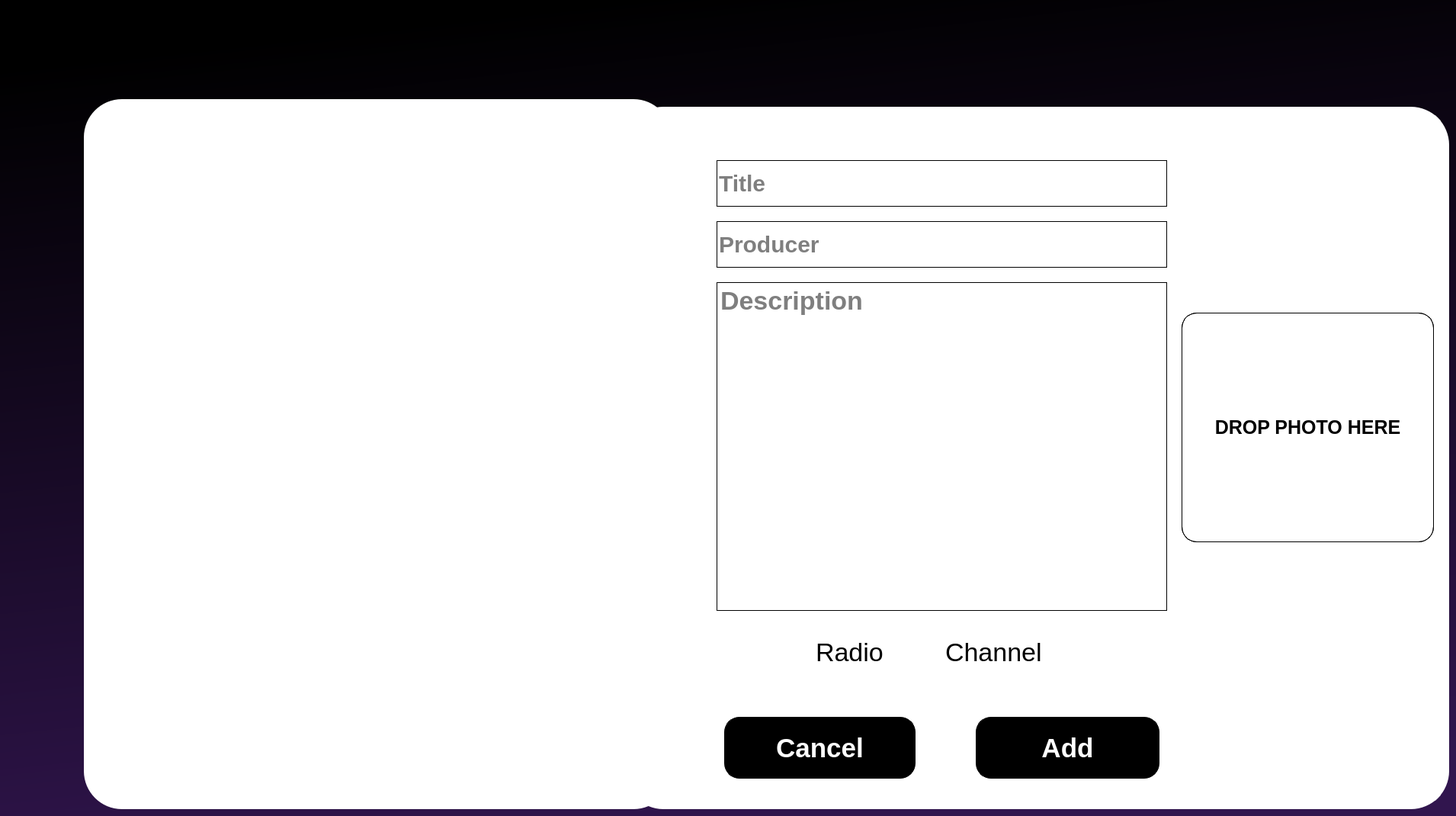
   <widget class="QWidget" name="addchannel">
    <property name="styleSheet">
     <string notr="true">background-color: qlineargradient(spread:pad, x1:0.426227, y1:0, x2:0.625, y2:1, stop:0 rgba(0, 0, 0, 255), stop:1 rgba(49, 21, 78, 255));</string>
    </property>
    <widget class="QLabel" name="label_13M">
     <property name="geometry">
      <rect>
       <x>820</x>
       <y>140</y>
       <width>1081</width>
       <height>921</height>
      </rect>
     </property>
     <property name="styleSheet">
      <string notr="true">  border: 10px solid white;
border-radius:50px;
border-color:white;
background-color:white;</string>
     </property>
     <property name="text">
      <string/>
     </property>
    </widget>
    <widget class="QLineEdit" name="IDM">
     <property name="geometry">
      <rect>
       <x>1170</x>
       <y>220</y>
       <width>0</width>
       <height>0</height>
      </rect>
     </property>
    </widget>
    <widget class="QRadioButton" name="radioButtonM">
     <property name="geometry">
      <rect>
       <x>1050</x>
       <y>820</y>
       <width>201</width>
       <height>71</height>
      </rect>
     </property>
     <property name="styleSheet">
      <string notr="true"> background-color: transparent;
    border: none;

 font-family: Ms Shell Dlg;
color:black;
font-size: 34px; 
                    </string>
     </property>
     <property name="text">
      <string>Radio</string>
     </property>
    </widget>
    <widget class="QPushButton" name="addButtonM">
     <property name="geometry">
      <rect>
       <x>1280</x>
       <y>940</y>
       <width>241</width>
       <height>81</height>
      </rect>
     </property>
     <property name="styleSheet">
      <string notr="true">#addButtonM {
    font-family: &quot;Ms Shell Dlg&quot;;
    font-size: 35px; 
    font-weight: bold; 
    background-color: black;
    color: white;
    border: 1px solid black;
    border-radius: 20px;
}

#addButtonM:hover {
    background-color: #03224c ;
}
</string>
     </property>
     <property name="text">
      <string>Add</string>
     </property>
    </widget>
    <widget class="QTextEdit" name="textEditM">
     <property name="geometry">
      <rect>
       <x>940</x>
       <y>370</y>
       <width>591</width>
       <height>431</height>
      </rect>
     </property>
     <property name="styleSheet">
      <string notr="true">
 font-family: Ms Shell Dlg;
color:black;

                     font-size: 34px; 
                     font-weight: bold; 
                     
                     background-color: transparent;
                     color: black;
                     border: 1px solid black;
border-radius:0;

</string>
     </property>
     <property name="html">
      <string>&lt;!DOCTYPE HTML PUBLIC &quot;-//W3C//DTD HTML 4.0//EN&quot; &quot;http://www.w3.org/TR/REC-html40/strict.dtd&quot;&gt;
&lt;html&gt;&lt;head&gt;&lt;meta name=&quot;qrichtext&quot; content=&quot;1&quot; /&gt;&lt;style type=&quot;text/css&quot;&gt;
p, li { white-space: pre-wrap; }
&lt;/style&gt;&lt;/head&gt;&lt;body style=&quot; font-family:'Ms Shell Dlg'; font-size:34px; font-weight:600; font-style:normal;&quot;&gt;
&lt;p style=&quot;-qt-paragraph-type:empty; margin-top:0px; margin-bottom:0px; margin-left:0px; margin-right:0px; -qt-block-indent:0; text-indent:0px; font-family:'MS Shell Dlg 2'; font-size:7.8pt; font-weight:400;&quot;&gt;&lt;br /&gt;&lt;/p&gt;&lt;/body&gt;&lt;/html&gt;</string>
     </property>
     <property name="placeholderText">
      <string>Description</string>
     </property>
    </widget>
    <widget class="QPushButton" name="cancelButtonM">
     <property name="geometry">
      <rect>
       <x>950</x>
       <y>940</y>
       <width>251</width>
       <height>81</height>
      </rect>
     </property>
     <property name="styleSheet">
      <string notr="true">#cancelButtonM{
    font-family: &quot;Ms Shell Dlg&quot;;
    font-size: 35px; 
    font-weight: bold; 
    background-color: black;
    color: white;
    border: 1px solid black;
    border-radius: 20px;
}

#cancelButtonM:hover {
    background-color: #03224c ;
}
</string>
     </property>
     <property name="text">
      <string>Cancel</string>
     </property>
    </widget>
    <widget class="QRadioButton" name="radioButton_2M">
     <property name="geometry">
      <rect>
       <x>1220</x>
       <y>820</y>
       <width>201</width>
       <height>71</height>
      </rect>
     </property>
     <property name="styleSheet">
      <string notr="true"> background-color: transparent;
    border: none;

 font-family: Ms Shell Dlg;
color:black;
font-size: 34px; </string>
     </property>
     <property name="text">
      <string>Channel</string>
     </property>
    </widget>
    <widget class="QLineEdit" name="TitleM">
     <property name="geometry">
      <rect>
       <x>940</x>
       <y>210</y>
       <width>591</width>
       <height>61</height>
      </rect>
     </property>
     <property name="styleSheet">
      <string notr="true">
 font-family: Ms Shell Dlg;
color:black;

                     font-size: 30px; 
                     font-weight: bold; 
                     
                     background-color: transparent;
                     
                     border: 1px solid black;
border-color:black;

border-radius:none;
</string>
     </property>
     <property name="text">
      <string/>
     </property>
     <property name="placeholderText">
      <string>Title</string>
     </property>
    </widget>
    <widget class="QLabel" name="formM">
     <property name="geometry">
      <rect>
       <x>110</x>
       <y>130</y>
       <width>771</width>
       <height>931</height>
      </rect>
     </property>
     <property name="contextMenuPolicy">
      <enum>Qt::NoContextMenu</enum>
     </property>
     <property name="styleSheet">
      <string notr="true">background:url(&quot;form.png&quot;);

border-radius:50px;
border-color:white;
background-color:white; </string>
     </property>
     <property name="text">
      <string/>
     </property>
     <property name="scaledContents">
      <bool>true</bool>
     </property>
    </widget>
    <widget class="QLineEdit" name="ProducerM">
     <property name="geometry">
      <rect>
       <x>940</x>
       <y>290</y>
       <width>591</width>
       <height>61</height>
      </rect>
     </property>
     <property name="styleSheet">
      <string notr="true">
 font-family: Ms Shell Dlg;
color:black;

                     font-size: 30px; 
                     font-weight: bold; 
                     
                     background-color: transparent;
                     color: black;
                     border: 1px solid black;
border-radius:none;
</string>
     </property>
     <property name="text">
      <string/>
     </property>
     <property name="placeholderText">
      <string>Producer</string>
     </property>
    </widget>
    <widget class="QLabel" name="labelM">
     <property name="geometry">
      <rect>
       <x>1550</x>
       <y>410</y>
       <width>331</width>
       <height>301</height>
      </rect>
     </property>
     <property name="styleSheet">
      <string notr="true">
                     font-size: 35px; 
                     font-weight: bold; 
                    
                     background-color: transparent;
                     color: black;
                     border: 1px solid black;
border-radius:20px;

</string>
     </property>
     <property name="text">
      <string/>
     </property>
    </widget>
    <widget class="QTextEdit" name="textEdit_5M">
     <property name="geometry">
      <rect>
       <x>340</x>
       <y>360</y>
       <width>491</width>
       <height>441</height>
      </rect>
     </property>
     <property name="styleSheet">
      <string notr="true"> background-color: transparent;
    border: none;
   font-family: CONSOLA;
font-size:50px
 

</string>
     </property>
     <property name="html">
      <string>&lt;!DOCTYPE HTML PUBLIC &quot;-//W3C//DTD HTML 4.0//EN&quot; &quot;http://www.w3.org/TR/REC-html40/strict.dtd&quot;&gt;
&lt;html&gt;&lt;head&gt;&lt;meta name=&quot;qrichtext&quot; content=&quot;1&quot; /&gt;&lt;style type=&quot;text/css&quot;&gt;
p, li { white-space: pre-wrap; }
&lt;/style&gt;&lt;/head&gt;&lt;body style=&quot; font-family:'CONSOLA'; font-size:50px; font-weight:400; font-style:normal;&quot;&gt;
&lt;p style=&quot; margin-top:0px; margin-bottom:0px; margin-left:0px; margin-right:0px; -qt-block-indent:0; text-indent:0px;&quot;&gt;&lt;span style=&quot; font-family:'MS Shell Dlg 2'; font-size:26pt; font-weight:600; color:#ffffff;&quot;&gt;CREAT YOUR &lt;/span&gt;&lt;/p&gt;
&lt;p style=&quot; margin-top:0px; margin-bottom:0px; margin-left:0px; margin-right:0px; -qt-block-indent:0; text-indent:0px;&quot;&gt;&lt;span style=&quot; font-family:'MS Shell Dlg 2'; font-size:26pt; font-weight:600; color:#ffffff;&quot;&gt; &lt;/span&gt;&lt;/p&gt;
&lt;p style=&quot; margin-top:0px; margin-bottom:0px; margin-left:0px; margin-right:0px; -qt-block-indent:0; text-indent:0px;&quot;&gt;&lt;span style=&quot; font-family:'MS Shell Dlg 2'; font-size:26pt; font-weight:600; color:#ffffff;&quot;&gt;       OWN MEDIA&lt;/span&gt;&lt;/p&gt;&lt;/body&gt;&lt;/html&gt;</string>
     </property>
    </widget>
    <widget class="QPushButton" name="imageButtonM">
     <property name="geometry">
      <rect>
       <x>1550</x>
       <y>410</y>
       <width>331</width>
       <height>301</height>
      </rect>
     </property>
     <property name="styleSheet">
      <string notr="true">
                     font-size: 25px; 
                     font-weight: bold; 
                    
                     background-color: transparent;
                     color: black;
                     border: 1px solid black;
border-radius:20px;
font-family: &quot;Ms Shell Dlg&quot;;
    
</string>
     </property>
     <property name="text">
      <string>DROP PHOTO HERE</string>
     </property>
    </widget>
   </widget>
